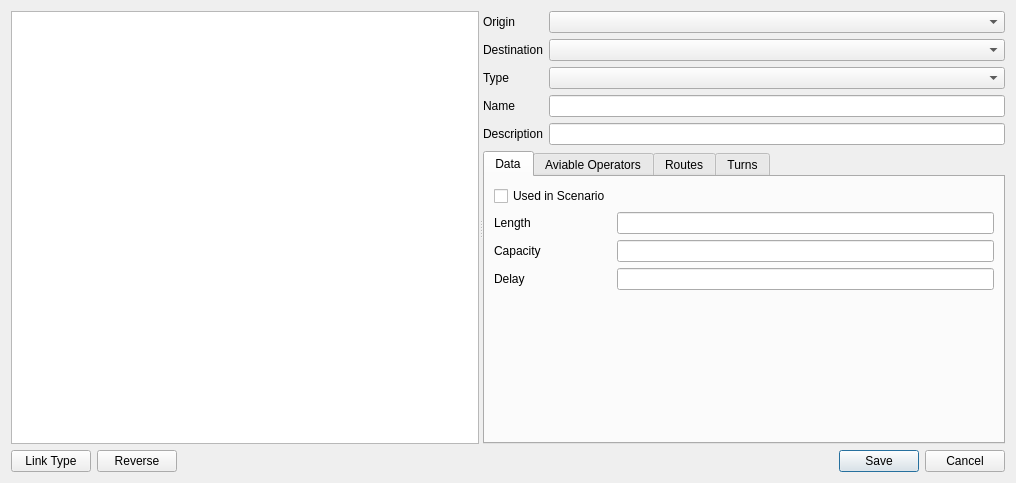
<?xml version="1.0" encoding="UTF-8"?>
<ui version="4.0">
 <class>Dialog</class>
 <widget class="QDialog" name="Dialog">
  <property name="geometry">
   <rect>
    <x>0</x>
    <y>0</y>
    <width>1016</width>
    <height>483</height>
   </rect>
  </property>
  <property name="windowTitle">
   <string>Add new Link</string>
  </property>
  <layout class="QVBoxLayout" name="verticalLayout_7">
   <item>
    <layout class="QVBoxLayout" name="verticalLayout_6">
     <item>
      <widget class="QSplitter" name="splitter">
       <property name="orientation">
        <enum>Qt::Horizontal</enum>
       </property>
       <widget class="QTreeView" name="scenario_tree"/>
       <widget class="QWidget" name="layoutWidget">
        <layout class="QVBoxLayout" name="verticalLayout_5">
         <item>
          <layout class="QFormLayout" name="formLayout">
           <item row="0" column="0">
            <widget class="QLabel" name="label">
             <property name="text">
              <string>Origin</string>
             </property>
            </widget>
           </item>
           <item row="0" column="1">
            <widget class="QComboBox" name="cb_origin"/>
           </item>
           <item row="1" column="0">
            <widget class="QLabel" name="label_2">
             <property name="text">
              <string>Destination</string>
             </property>
            </widget>
           </item>
           <item row="1" column="1">
            <widget class="QComboBox" name="cb_destination"/>
           </item>
           <item row="2" column="0">
            <widget class="QLabel" name="label_3">
             <property name="text">
              <string>Type</string>
             </property>
            </widget>
           </item>
           <item row="2" column="1">
            <widget class="QComboBox" name="cb_type"/>
           </item>
           <item row="3" column="0">
            <widget class="QLabel" name="label_4">
             <property name="text">
              <string>Name</string>
             </property>
            </widget>
           </item>
           <item row="3" column="1">
            <widget class="QLineEdit" name="name"/>
           </item>
           <item row="4" column="0">
            <widget class="QLabel" name="label_5">
             <property name="text">
              <string>Description</string>
             </property>
            </widget>
           </item>
           <item row="4" column="1">
            <widget class="QLineEdit" name="description"/>
           </item>
          </layout>
         </item>
         <item>
          <widget class="QTabWidget" name="btn_delete_route">
           <property name="currentIndex">
            <number>0</number>
           </property>
           <widget class="QWidget" name="tab_5">
            <attribute name="title">
             <string>Data</string>
            </attribute>
            <layout class="QVBoxLayout" name="verticalLayout">
             <item>
              <layout class="QFormLayout" name="formLayout_2">
               <item row="2" column="0">
                <widget class="QLabel" name="label_7">
                 <property name="text">
                  <string>Length</string>
                 </property>
                </widget>
               </item>
               <item row="2" column="1">
                <widget class="QLineEdit" name="length"/>
               </item>
               <item row="3" column="0">
                <widget class="QLabel" name="label_8">
                 <property name="text">
                  <string>Capacity</string>
                 </property>
                </widget>
               </item>
               <item row="3" column="1">
                <widget class="QLineEdit" name="capacity"/>
               </item>
               <item row="4" column="0">
                <widget class="QLabel" name="label_9">
                 <property name="text">
                  <string>Delay</string>
                 </property>
                </widget>
               </item>
               <item row="4" column="1">
                <widget class="QLineEdit" name="delay"/>
               </item>
               <item row="1" column="0">
                <widget class="QCheckBox" name="used_in_scenario">
                 <property name="text">
                  <string>Used in Scenario</string>
                 </property>
                </widget>
               </item>
              </layout>
             </item>
            </layout>
           </widget>
           <widget class="QWidget" name="tab_6">
            <attribute name="title">
             <string>Aviable Operators</string>
            </attribute>
            <layout class="QVBoxLayout" name="verticalLayout_2">
             <item>
              <widget class="QTableWidget" name="tbl_operators"/>
             </item>
            </layout>
           </widget>
           <widget class="QWidget" name="tab_4">
            <attribute name="title">
             <string>Routes</string>
            </attribute>
            <layout class="QVBoxLayout" name="verticalLayout_4">
             <item>
              <widget class="QTreeView" name="tree_routes"/>
             </item>
             <item>
              <layout class="QHBoxLayout" name="horizontalLayout_3">
               <item>
                <layout class="QHBoxLayout" name="horizontalLayout_2">
                 <item>
                  <widget class="QPushButton" name="btn_pass_and_stop">
                   <property name="text">
                    <string/>
                   </property>
                  </widget>
                 </item>
                 <item>
                  <widget class="QPushButton" name="btn_pass_only">
                   <property name="text">
                    <string/>
                   </property>
                  </widget>
                 </item>
                 <item>
                  <widget class="QPushButton" name="btn_no_pass">
                   <property name="text">
                    <string/>
                   </property>
                  </widget>
                 </item>
                </layout>
               </item>
               <item>
                <spacer name="horizontalSpacer">
                 <property name="orientation">
                  <enum>Qt::Horizontal</enum>
                 </property>
                 <property name="sizeHint" stdset="0">
                  <size>
                   <width>40</width>
                   <height>20</height>
                  </size>
                 </property>
                </spacer>
               </item>
               <item>
                <layout class="QHBoxLayout" name="horizontalLayout">
                 <item>
                  <widget class="QPushButton" name="btn_add_route">
                   <property name="text">
                    <string/>
                   </property>
                  </widget>
                 </item>
                 <item>
                  <widget class="QPushButton" name="btn_remove_route">
                   <property name="text">
                    <string/>
                   </property>
                  </widget>
                 </item>
                </layout>
               </item>
              </layout>
             </item>
            </layout>
           </widget>
           <widget class="QWidget" name="tab_3">
            <attribute name="title">
             <string>Turns</string>
            </attribute>
            <layout class="QVBoxLayout" name="verticalLayout_8">
             <item>
              <layout class="QVBoxLayout" name="verticalLayout_3">
               <item>
                <widget class="QTableWidget" name="tbl_turns"/>
               </item>
               <item>
                <layout class="QHBoxLayout" name="horizontalLayout_4">
                 <item>
                  <widget class="QPushButton" name="btn_turn_ok">
                   <property name="text">
                    <string/>
                   </property>
                  </widget>
                 </item>
                 <item>
                  <widget class="QPushButton" name="btn_cannot_turn">
                   <property name="text">
                    <string/>
                   </property>
                  </widget>
                 </item>
                 <item>
                  <spacer name="horizontalSpacer_3">
                   <property name="orientation">
                    <enum>Qt::Horizontal</enum>
                   </property>
                   <property name="sizeHint" stdset="0">
                    <size>
                     <width>40</width>
                     <height>20</height>
                    </size>
                   </property>
                  </spacer>
                 </item>
                </layout>
               </item>
              </layout>
             </item>
            </layout>
           </widget>
          </widget>
         </item>
        </layout>
       </widget>
      </widget>
     </item>
     <item>
      <layout class="QHBoxLayout" name="horizontalLayout_5">
       <item>
        <widget class="QPushButton" name="btn_linktype">
         <property name="text">
          <string>Link Type</string>
         </property>
        </widget>
       </item>
       <item>
        <widget class="QPushButton" name="btn_reverse">
         <property name="text">
          <string>Reverse</string>
         </property>
        </widget>
       </item>
       <item>
        <spacer name="horizontalSpacer_2">
         <property name="orientation">
          <enum>Qt::Horizontal</enum>
         </property>
         <property name="sizeHint" stdset="0">
          <size>
           <width>40</width>
           <height>20</height>
          </size>
         </property>
        </spacer>
       </item>
       <item>
        <widget class="QDialogButtonBox" name="buttonBox">
         <property name="orientation">
          <enum>Qt::Horizontal</enum>
         </property>
         <property name="standardButtons">
          <set>QDialogButtonBox::Cancel|QDialogButtonBox::Save</set>
         </property>
        </widget>
       </item>
      </layout>
     </item>
    </layout>
   </item>
  </layout>
 </widget>
 <tabstops>
  <tabstop>buttonBox</tabstop>
  <tabstop>scenario_tree</tabstop>
 </tabstops>
 <resources/>
 <connections>
  <connection>
   <sender>buttonBox</sender>
   <signal>rejected()</signal>
   <receiver>Dialog</receiver>
   <slot>reject()</slot>
   <hints>
    <hint type="sourcelabel">
     <x>317</x>
     <y>496</y>
    </hint>
    <hint type="destinationlabel">
     <x>286</x>
     <y>274</y>
    </hint>
   </hints>
  </connection>
 </connections>
</ui>
